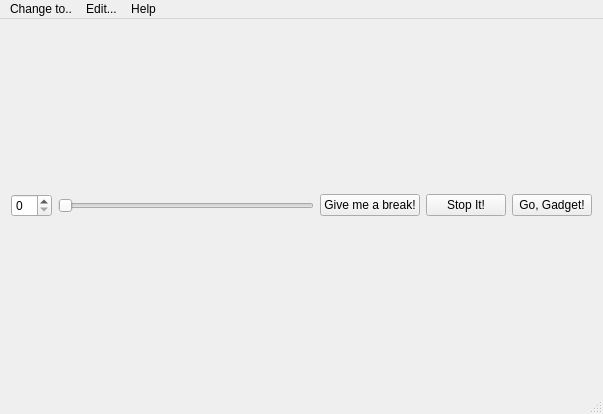
<?xml version="1.0" encoding="UTF-8"?>
<ui version="4.0">
 <class>MainWindow</class>
 <widget class="QMainWindow" name="MainWindow">
  <property name="geometry">
   <rect>
    <x>0</x>
    <y>0</y>
    <width>603</width>
    <height>414</height>
   </rect>
  </property>
  <property name="windowTitle">
   <string>MainWindow</string>
  </property>
  <widget class="QWidget" name="centralWidget">
   <layout class="QVBoxLayout" name="verticalLayout_2">
    <item>
     <layout class="QVBoxLayout" name="verticalLayout">
      <item>
       <layout class="QHBoxLayout" name="horizontalLayout">
        <item>
         <widget class="QSpinBox" name="stepBox">
          <property name="maximum">
           <number>17</number>
          </property>
         </widget>
        </item>
        <item>
         <widget class="QSlider" name="stepSlider">
          <property name="maximum">
           <number>17</number>
          </property>
          <property name="orientation">
           <enum>Qt::Horizontal</enum>
          </property>
         </widget>
        </item>
        <item>
         <widget class="QPushButton" name="pauseButton">
          <property name="text">
           <string>Give me a break!</string>
          </property>
         </widget>
        </item>
        <item>
         <widget class="QPushButton" name="stopButton">
          <property name="text">
           <string>Stop It!</string>
          </property>
         </widget>
        </item>
        <item>
         <widget class="QPushButton" name="goButton">
          <property name="text">
           <string>Go, Gadget!</string>
          </property>
         </widget>
        </item>
       </layout>
      </item>
     </layout>
    </item>
   </layout>
  </widget>
  <widget class="QStatusBar" name="statusBar"/>
  <widget class="QMenuBar" name="menuBar">
   <property name="geometry">
    <rect>
     <x>0</x>
     <y>0</y>
     <width>603</width>
     <height>20</height>
    </rect>
   </property>
   <widget class="QMenu" name="menuChange_to">
    <property name="title">
     <string>Change to..</string>
    </property>
    <addaction name="actionHeighway_Dragon"/>
    <addaction name="actionSierpinski_Fractal"/>
   </widget>
   <widget class="QMenu" name="menuEdit">
    <property name="title">
     <string>Edit...</string>
    </property>
    <addaction name="actionLines_color"/>
    <addaction name="actionTimer_delay"/>
    <addaction name="actionSet_background_color"/>
   </widget>
   <widget class="QMenu" name="menuHelp">
    <property name="title">
     <string>Help</string>
    </property>
    <addaction name="actionAbout_me"/>
   </widget>
   <addaction name="menuChange_to"/>
   <addaction name="menuEdit"/>
   <addaction name="menuHelp"/>
  </widget>
  <action name="actionHeighway_Dragon">
   <property name="text">
    <string>Heighway Dragon</string>
   </property>
   <property name="shortcut">
    <string>Ctrl+1</string>
   </property>
  </action>
  <action name="actionSierpinski_Fractal">
   <property name="text">
    <string>Sierpinski Fractal</string>
   </property>
   <property name="shortcut">
    <string>Ctrl+2</string>
   </property>
  </action>
  <action name="actionLines_color">
   <property name="text">
    <string>Set lines color</string>
   </property>
   <property name="shortcut">
    <string>Ctrl+Shift+C</string>
   </property>
  </action>
  <action name="actionTimer_delay">
   <property name="text">
    <string>Set timer delay</string>
   </property>
   <property name="shortcut">
    <string>Ctrl+D</string>
   </property>
  </action>
  <action name="actionSet_background_color">
   <property name="text">
    <string>Set background color</string>
   </property>
   <property name="shortcut">
    <string>Ctrl+Shift+B</string>
   </property>
  </action>
  <action name="actionAbout_me">
   <property name="text">
    <string>About me</string>
   </property>
  </action>
 </widget>
 <layoutdefault spacing="6" margin="11"/>
 <resources/>
 <connections/>
</ui>
